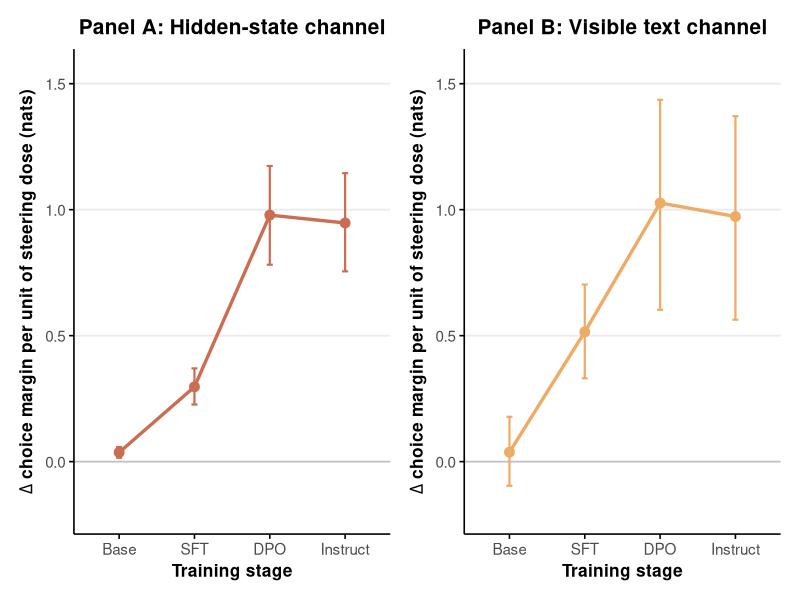

The R script that drew this image:
##########################################
# AI WELFARE PROJECT
##########################################
# Figure 4: Emergence across the OLMo training lineage
##########################################

#=================================
# 1. Setup and configuration
#=================================

library(tidyverse)
library(ggplot2)
library(patchwork)

# Run this script from the repository root directory.
dir.create("figures", showWarnings = FALSE)

theme_set(
  theme_minimal(base_size = 14) +
    theme(
      plot.title = element_text(hjust = 0.5, size = 15, face = "bold"),
      axis.title = element_text(size = 12.5, face = "bold"),
      axis.text = element_text(size = 11),
      axis.line = element_line(colour = "black", linewidth = 0.55),
      axis.ticks = element_line(colour = "black", linewidth = 0.55),
      panel.grid.minor = element_blank(),
      panel.grid.major.x = element_blank(),
      plot.background = element_rect(fill = "white", colour = NA),
      panel.background = element_rect(fill = "white", colour = NA)
    )
)

heat_colours <- hcl.colors(9, palette = "Heat")

#=================================
# 2. Data loading
#=================================

data <- read_csv(
  "experiment_results_csv/figure4.csv",
  show_col_types = FALSE
)

stopifnot(
  nrow(data) == 8,
  setequal(data$stage, c("base", "sft", "dpo", "instruct")),
  setequal(data$channel, c("hidden_state", "text"))
)

#=================================
# 3. Data preparation
#=================================

stage_labels <- c(
  "base" = "Base",
  "sft" = "SFT",
  "dpo" = "DPO",
  "instruct" = "Instruct"
)

data <- data %>%
  mutate(stage = factor(stage, levels = c("base", "sft", "dpo", "instruct")))

hidden_data <- data %>%
  filter(channel == "hidden_state")

text_data <- data %>%
  filter(channel == "text")

#=================================
# 4. Panel A: Hidden-state channel
#=================================

panel_a <- ggplot(
  hidden_data,
  aes(x = stage, y = estimate, colour = model, group = model)
) +
  geom_hline(yintercept = 0, colour = "grey75", linewidth = 0.5) +
  geom_errorbar(aes(ymin = ci_low, ymax = ci_high), width = 0.08, linewidth = 0.75) +
  geom_line(linewidth = 1.15) +
  geom_point(size = 3) +
  scale_colour_manual(values = heat_colours[3], guide = "none") +
  scale_x_discrete(labels = stage_labels) +
  scale_y_continuous(limits = c(-0.2, 1.55), breaks = seq(0, 1.5, by = 0.5)) +
  labs(
    title = "Panel A: Hidden-state channel",
    x = "Training stage",
    y = expression(bold(Delta*" choice margin per unit of steering dose (nats)"))
  )

#=================================
# 5. Panel B: Text channel
#=================================

panel_b <- ggplot(
  text_data,
  aes(x = stage, y = estimate, colour = model, group = model)
) +
  geom_hline(yintercept = 0, colour = "grey75", linewidth = 0.5) +
  geom_errorbar(aes(ymin = ci_low, ymax = ci_high), width = 0.08, linewidth = 0.75) +
  geom_line(linewidth = 1.15) +
  geom_point(size = 3) +
  scale_colour_manual(values = heat_colours[5], guide = "none") +
  scale_x_discrete(labels = stage_labels) +
  scale_y_continuous(limits = c(-0.2, 1.55), breaks = seq(0, 1.5, by = 0.5)) +
  labs(
    title = "Panel B: Visible text channel",
    x = "Training stage",
    y = expression(bold(Delta*" choice margin per unit of steering dose (nats)"))
  )

#=================================
# 6. Combine and save figure
#=================================

figure4 <- panel_a + panel_b +
  plot_layout(ncol = 2)

ggsave(
  "figures/figure4.png",
  figure4,
  width = 10,
  height = 5,
  dpi = 300,
  bg = "white"
)
